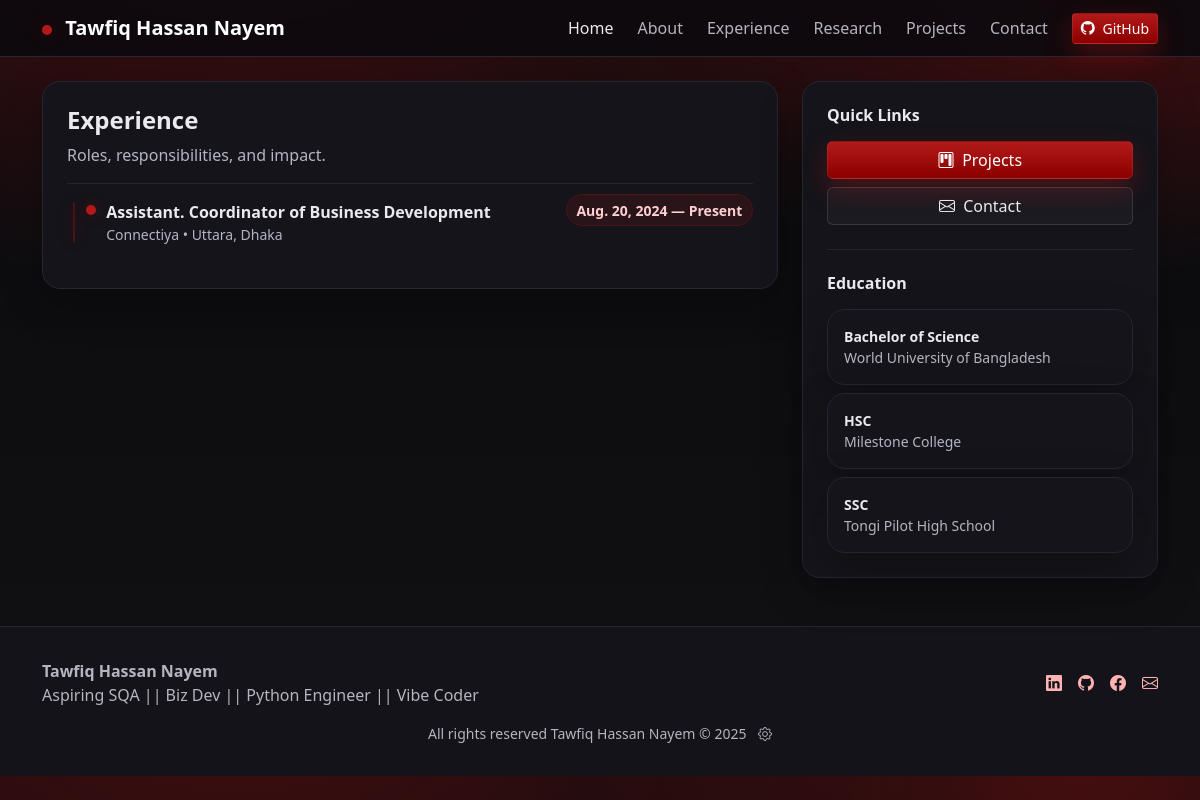
Before: /experience/ with the older database file.
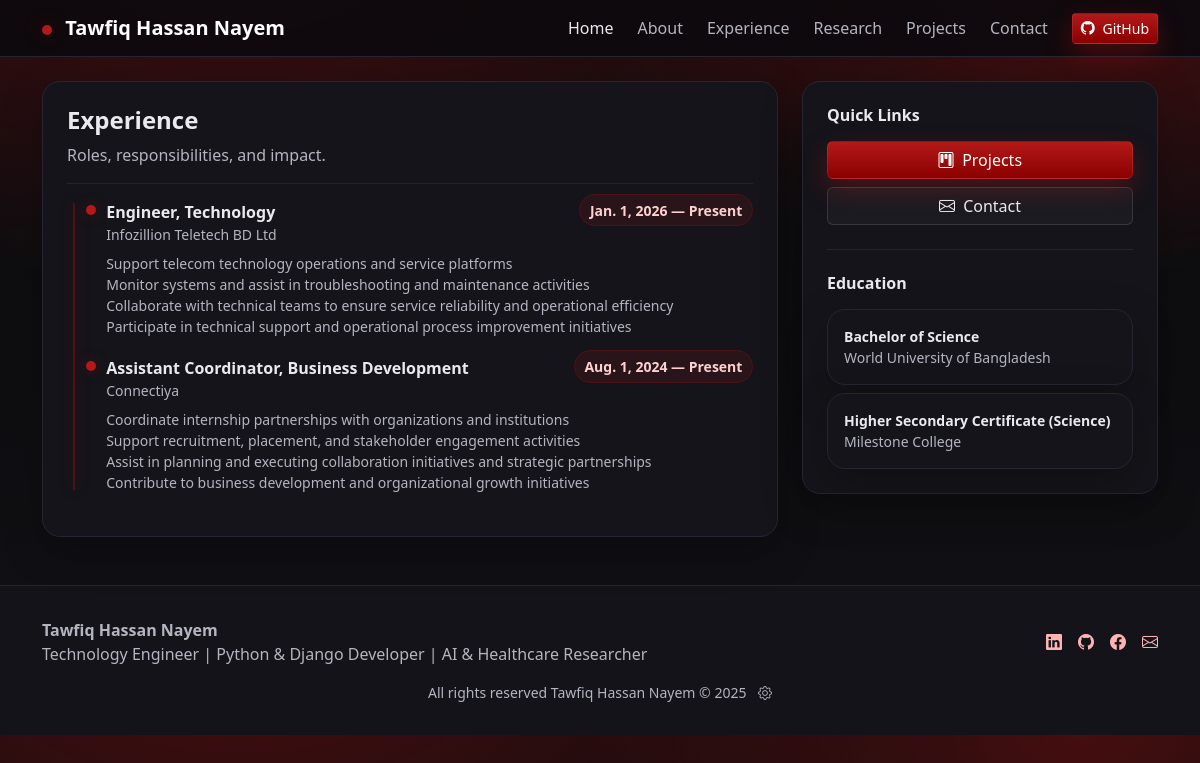
After: the same page with the newer database file.
### main/models.py (models this page shows, shortened)
class Experience(models.Model):
    role = models.CharField(max_length=150)
    organization = models.CharField(max_length=150)
    location = models.CharField(max_length=150, blank=True)
    start_date = models.DateField()
    end_date = models.DateField(null=True, blank=True)
    is_current = models.BooleanField(default=False)
    description = models.TextField(blank=True, help_text="Key responsibilities, impact, tools used.")
    created_at = models.DateTimeField(auto_now_add=True)
    class Meta:
        ordering = ["-start_date"]

class Education(models.Model):
    institution = models.CharField(max_length=150)
    degree = models.CharField(max_length=150)
    field_of_study = models.CharField(max_length=150, blank=True)
    start_year = models.PositiveIntegerField()
    end_year = models.PositiveIntegerField(null=True, blank=True)
    result_or_cgpa = models.CharField(max_length=50, blank=True)
    description = models.TextField(blank=True)
    class Meta:
        ordering = ["-end_year", "-start_year"]

class Profile(models.Model):
    full_name = models.CharField(max_length=150)
    headline = models.CharField(
        max_length=200,
        help_text="Short title, e.g. 'CSE Student & Aspiring SQA/Python Engineer'",
    )
    location = models.CharField(max_length=150, blank=True)
    email = models.EmailField()
    phone = models.CharField(max_length=30, blank=True)
    linkedin_url = models.URLField(blank=True)
    github_url = models.URLField(blank=True)
    facebook_url = models.URLField(blank=True)
    instagram_url = models.URLField(blank=True)
    cv_file = models.FileField(upload_to="cv/", blank=True, null=True)
    profile_image = models.ImageField(upload_to="profiles/", blank=True, null=True)
    profile_image_link = models.CharField(max_length=500, blank=True, help_text="Optional link or path to profile image if not uploading")
    favicon = models.ImageField(upload_to="favicon/", blank=True, null=True, help_text="Site favicon (16x16 or 32x32 PNG)")
    favicon_link = models.CharField(max_length=500, blank=True, help_text="Optional link or path to favicon if not uploading")
    skills = models.CharField(max_length=500, blank=True, help_text="Comma-separated skills/badges, e.g. 'Django, DRF Ready, SQA Mindset'")
    about = models.TextField(help_text="Short bio / summary")
    updated_at = models.DateTimeField(auto_now=True)
    class Meta:
        verbose_name = "Profile"
        verbose_name_plural = "Profiles"

### main/views.py (the view)
# urls.py: path("experience/", experience_view, name="experience"),
def experience_view(request):
    context = {
        "profile": Profile.objects.first(),
        "site_settings": SiteSettings.objects.first(),
        "experiences": Experience.objects.all(),
        "educations": Education.objects.all(),
    }
    return render(request, "experience.html", context)

### main/context_processors.py (called while the page is built)
def site_settings(request):
    return {
        'site_settings': SiteSettings.objects.first(),
        'profile': Profile.objects.first(),
    }

### templates/experience.html (shortened to what this page needs)
{% extends "base.html" %}
{% block content %}
<main class="container my-4">
<section>
  <div class="row g-4">
    <div class="col-lg-8">
      <div class="card-pro p-4">
        <h1 class="h4 fw-bold mb-0">{{ site_settings.experience_page_title|default:"Experience" }}</h1>
        {% if site_settings.experience_page_content %}
          <p class="text-muted2 mt-2">{{ site_settings.experience_page_content|linebreaksbr }}</p>
        {% else %}
          <p class="text-muted2 mt-2">Roles, responsibilities, and impact.</p>
        {% endif %}
        <div class="divider my-3"></div>
        {% if experiences %}
          <div class="timeline">
            {% for e in experiences %}
              <div class="tl-item">
                <div class="d-flex flex-wrap justify-content-between gap-2">
                  <div>
                    <div class="fw-semibold">{{ e.role }}</div>
                    <div class="text-muted2 small">{{ e.organization }}{% if e.location %} • {{ e.location }}{% endif %}</div>
                  </div>
                  <div class="text-muted2 small">
                    <span class="badge-soft">
                      {{ e.start_date }} —
                      {% if e.is_current %}Present{% elif e.end_date %}{{ e.end_date }}{% else %}-{% endif %}
                    </span>
                  </div>
                </div>
                {% if e.description %}
                  <div class="text-muted2 small mt-2">{{ e.description|linebreaksbr }}</div>
                {% endif %}
              </div>
            {% endfor %}
          </div>
        {% else %}
          <p class="text-muted2 mb-0">Add experience entries from Admin.</p>
        {% endif %}
      </div>
    </div>
    <div class="col-lg-4">
      <div class="card-pro p-4">
        <h2 class="h6 fw-semibold mb-3">Quick Links</h2>
        <div class="d-grid gap-2">
          <a class="btn btn-red" href="{% url 'main:projects' %}"><i class="bi bi-kanban me-1"></i> Projects</a>
          <a class="btn btn-ghost" href="{% url 'main:contact' %}"><i class="bi bi-envelope me-1"></i> Contact</a>
        </div>
        <div class="divider my-4"></div>
        <h2 class="h6 fw-semibold mb-3">Education</h2>
        {% if educations %}
          <div class="d-flex flex-column gap-2">
            {% for ed in educations|slice:":3" %}
              <div class="card-pro p-3">
                <div class="fw-semibold small">{{ ed.degree }}</div>
                <div class="text-muted2 small">{{ ed.institution }}</div>
              </div>
            {% endfor %}
          </div>
        {% else %}
          <p class="text-muted2 mb-0">Add education from Admin.</p>
        {% endif %}
      </div>
    </div>
  </div>
</section>
</main>
{% endblock %}

### templates/base.html (shortened to what this page needs)
<!DOCTYPE html>
<html lang="en">
<head>
  <link href="https://cdn.jsdelivr.net/npm/bootstrap@5.3.0/dist/css/bootstrap.min.css" rel="stylesheet">
  <link rel="stylesheet" href="https://cdn.jsdelivr.net/npm/bootstrap-icons@1.10.0/font/bootstrap-icons.css">
</head>
<body>
  <nav class="navbar navbar-expand-lg navbar-dark sticky-top">
    <div class="container">
      <a class="navbar-brand fw-semibold" href="{% url 'main:home' %}">
        <span class="brand-dot"></span>
        {{ profile.full_name|default:"Portfolio" }}
      </a>
      <div class="collapse navbar-collapse" id="nav">
        <ul class="navbar-nav ms-auto gap-lg-2">
          <li class="nav-item"><a class="nav-link active" href="{% url 'main:home' %}">Home</a></li>
          <li class="nav-item"><a class="nav-link " href="{% url 'main:about' %}">About</a></li>
          <li class="nav-item"><a class="nav-link " href="{% url 'main:experience' %}">Experience</a></li>
          <li class="nav-item"><a class="nav-link " href="{% url 'main:research' %}">Research</a></li>
          <li class="nav-item"><a class="nav-link " href="{% url 'main:projects' %}">Projects</a></li>
          <li class="nav-item"><a class="nav-link " href="{% url 'main:contact' %}">Contact</a></li>
        </ul>
        <div class="d-flex gap-2 ms-lg-3 mt-3 mt-lg-0">
          {% if profile.github_url %}
            <a class="btn btn-red btn-sm" href="{{ profile.github_url }}" target="_blank" rel="noopener">
              <i class="bi bi-github me-1"></i> GitHub
            </a>
          {% endif %}
        </div>
      </div>
    </div>
  </nav>
  <main>
    {% block content %}{% endblock %}
  </main>
  <footer class="footer">
    <div class="container">
      <div class="d-flex flex-column flex-md-row gap-2 justify-content-between align-items-md-center">
        <div>
          <div class="fw-semibold">{{ profile.full_name|default:"Portfolio" }}</div>
          <div class="text-muted2">{{ profile.headline|default:"Django Developer Portfolio" }}</div>
        </div>
        <div class="d-flex gap-3">
          {% if profile.linkedin_url %}
            <a class="text-decoration-none" href="{{ profile.linkedin_url }}" target="_blank" rel="noopener">
              <i class="bi bi-linkedin"></i>
            </a>
          {% endif %}
          {% if profile.github_url %}
            <a class="text-decoration-none" href="{{ profile.github_url }}" target="_blank" rel="noopener">
              <i class="bi bi-github"></i>
            </a>
          {% endif %}
          {% if profile.facebook_url %}
            <a class="text-decoration-none" href="{{ profile.facebook_url }}" target="_blank" rel="noopener">
              <i class="bi bi-facebook"></i>
            </a>
          {% endif %}
          {% if profile.email %}
            <a class="text-decoration-none" href="mailto:{{ profile.email }}">
              <i class="bi bi-envelope"></i>
            </a>
          {% endif %}
        </div>
      </div>
      <div class="text-muted2 small mt-3 text-center">
        All rights reserved {{ profile.full_name|default:"Portfolio" }} © 2025
        <a href="{% url 'main:dashboard' %}" class="text-muted2 ms-2" style="text-decoration: none;">
          <i class="bi bi-gear"></i>
        </a>
      </div>
    </div>
  </footer>
</body>
</html>

Changed rows visible on the page:
removed Experience: role "Assistant. Coordinator of Business Development", organization "Connectiya", location "Uttara, Dhaka", start_date "Aug. 20, 2024", is_current "Present"
removed Education: degree "HSC", institution "Milestone College"
removed Education: degree "SSC", institution "Tongi Pilot High School"
changed Profile "Tawfiq Hassan Nayem": headline "Aspiring SQA || Biz Dev || Python Engineer || Vibe Coder" → "Technology Engineer | Python & Django Developer | AI & Healthcare Researcher"
added Experience: role "Engineer, Technology", organization "Infozillion Teletech BD Ltd", start_date "Jan. 1, 2026", is_current "Present", description "Support telecom technology operations and service platforms Monitor systems and assist in troubleshooting and maintenance activities Collaborate with technical teams to ensure service reliability and operational efficiency Participate in technical support and operational process improvement initiatives"
added Experience: role "Assistant Coordinator, Business Development", organization "Connectiya", start_date "Aug. 1, 2024", is_current "Present", description "Coordinate internship partnerships with organizations and institutions Support recruitment, placement, and stakeholder engagement activities Assist in planning and executing collaboration initiatives and strategic partnerships Contribute to business development and organizational growth initiatives"
added Education: degree "Higher Secondary Certificate (Science)", institution "Milestone College"
